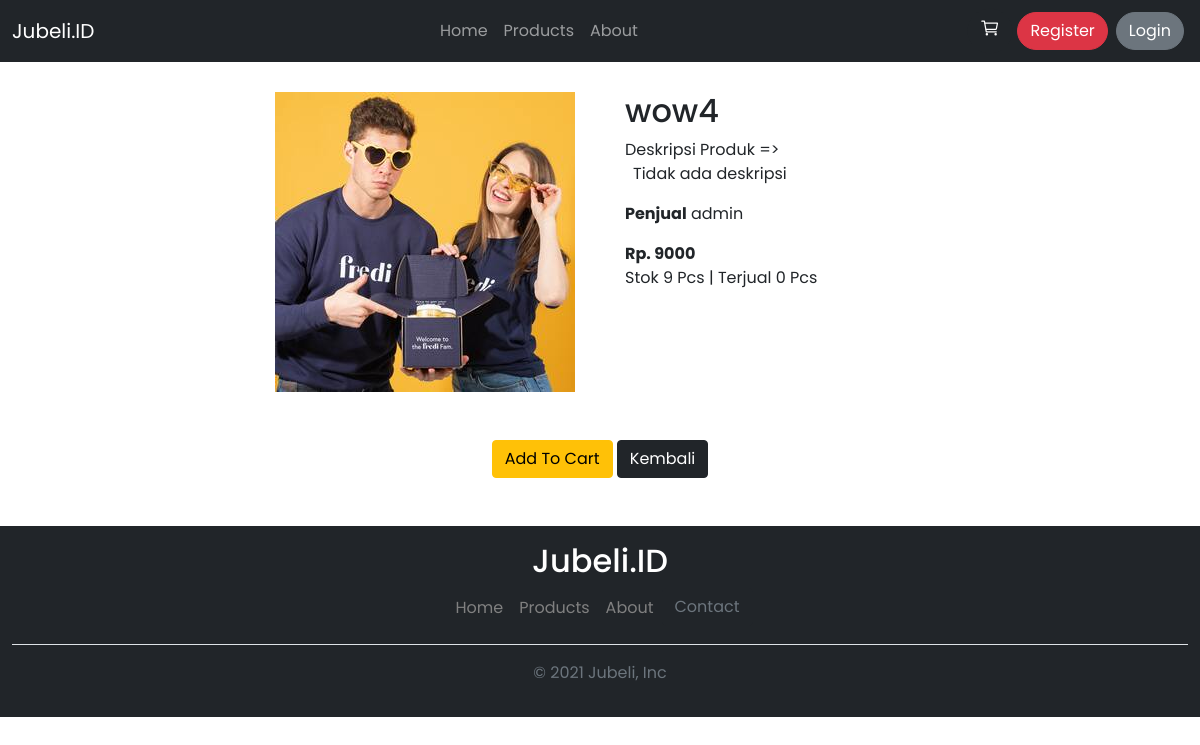
The app's page /?page=detail&id=4, older data.
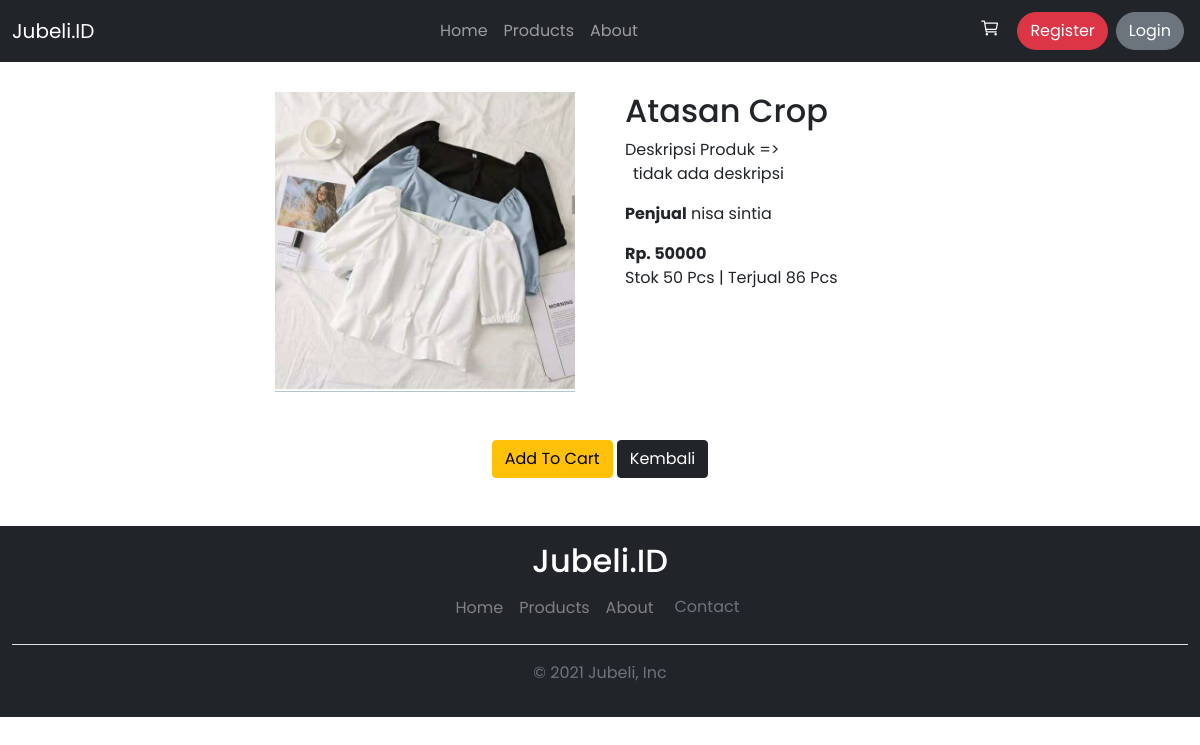
The same page, newer data.
### tables this page shows
CREATE TABLE `products` (
  `product_id` int(11) NOT NULL,
  `product_code` varchar(20) NOT NULL,
  `product_name` varchar(100) NOT NULL,
  `product_price` int(11) NOT NULL,
  `category` varchar(50) NOT NULL,
  `stok` int(11) NOT NULL,
  `user_id` int(11) NOT NULL,
  `gambar` varchar(100) NOT NULL,
  `sold` int(11) NOT NULL DEFAULT 0,
  `deskripsi` text NOT NULL
);

CREATE TABLE `users` (
  `user_id` int(11) NOT NULL,
  `username` varchar(16) NOT NULL,
  `password` varchar(255) NOT NULL,
  `full_name` varchar(50) NOT NULL,
  `status_id` int(11) NOT NULL,
  `saldo` int(11) NOT NULL DEFAULT 0
);

### components/c_functions.php (called while the page is built, shortened)
<?php
$database = mysqli_connect("localhost", "root", "", "tokomedia3");
function getResult($query)
{
    global $database;
    $raw = mysqli_query($database, $query);
    $collection = [];
    while ($data = mysqli_fetch_assoc($raw)) {
        $collection[] = $data;
    }
    return $collection;
}

### pages/product-detail/index.php (the view, shortened to what this page needs)
<?php
    if(isset($_GET['id'])){
        $id = $_GET['id'];
    } else {
        header("location:./");
    }
    $product = getResult("SELECT * FROM products WHERE product_id = $id")[0];
    $seller = getResult("SELECT full_name FROM users WHERE user_id =".$product['user_id'])[0];
    $infoUser = $_SESSION['loginData'];
?>
<div class="detail-container ">
    <img class="detail-main-image" src="./assets/img/<?= $product['gambar'] ?>" alt="<?= $product['product_name'] ?>">
    <div>
        <h2><?= $product['product_name'] ?></h2>
        <p>
            Deskripsi Produk => <br>
            <span class="ms-2 d-block">
                <?= $product['deskripsi'] ?>
            </span>
        </p>
        <p><b>Penjual</b> <?= $seller['full_name'] ?></p>
        <b>Rp. <?= $product['product_price'] ?></b>
        <div>
            <span>Stok <?= $product['stok'] ?> Pcs </span>|
            <span>Terjual <?= $product['sold'] ?> Pcs</span>
        </div>
    </div>
</div>
<div class="text-center mt-5">
    <a class="btn btn-warning <?= $class = $product['stok'] == 0 || $infoUser['user_id'] == $product['user_id'] ? 'd-none' : NULL ?>" href="./process/add-cart.process.php?product_id=<?= $product['product_id'] ?>">Add To Cart</a>
    <a href="<?= $link = isset($_GET['from']) ? './?page=products&tab=semua' : './' ?>" class="btn btn-dark">Kembali</a>
</div>

### index.php (shortened to what this page needs)
<?php
require './components/c_functions.php';
?>
<!DOCTYPE html>
<html lang="en">
<head>
    <?php include_once './components/c_meta_pack.php' ?>
</head>
<body>
    <div>
        <?php require_once './components/c_nav.php' ?>
    </div>
    <div>
        <?php include './components/c_pages.php' ?>
    </div>
    <div>
        <?php include './components/c_footer.php' ?>
    </div>
</body>
</html>

### components/c_meta_pack.php (shortened to what this page needs)
<link href="https://cdn.jsdelivr.net/npm/bootstrap@5.1.3/dist/css/bootstrap.min.css" rel="stylesheet">
<link rel="stylesheet" href="../../assets/css/style.css">
<link rel="stylesheet" href="./assets/css/style.css">

### components/c_nav.php (shortened to what this page needs)
<?php
  $where = 'home';
  if(isset($_GET['page'])){
    $where = $_GET['page'];
  }
  $btnControl = 'mustLogin';
?>
<nav class="navbar navbar-expand-sm navbar-dark bg-dark">
  <div class="container-fluid">
    <a class="navbar-brand" href="#">Jubeli.ID</a>
    <div class="collapse navbar-collapse" id="navbarNav">
      <ul class="navbar-nav ms-auto text-center">
        <li class="nav-item">
          <a class="nav-link <?= $class = $where == 'home' ? 'active' : NULL ?>" aria-current="page" href="?page=home">Home</a>
        </li>
        <li class="nav-item">
          <a class="nav-link <?= $class = $where == 'products' ? 'active' : NULL ?>" href="?page=products&tab=semua">Products</a>
        </li>
        <li class="nav-item">
          <a class="nav-link <?= $class = $where == 'about' ? 'active' : NULL ?>" href="?page=about">About</a>
        </li>
      </ul>
      <?php
        switch($btnControl){
          default:
            echo "
              <ul class='navbar-nav text-center ms-auto'>
                  <button class='btn btn-dark rounded-circle fs-5' onclick='mustLogin()'>
                        <ion-icon name='cart-outline'></ion-icon>
                  </button>
                  <li class='nav-item m-1'>
                      <a href='./pages/auth/?page=register' class='btn btn-danger rounded-pill'>Register</a>
                  </li>
                  <li class='nav-item m-1'>
                      <a href='./pages/auth/?page=login' class='btn btn-secondary rounded-pill'>Login</a>
                  </li>
              </ul>
            ";
        }
      ?>
    </div>
  </div>
</nav>

### components/c_pages.php (shortened to what this page needs)
<?php
$where = 'home';
if(isset($_GET['page'])){
    $where = $_GET['page'];
}
switch($where){
    case 'detail':
        include './pages/product-detail/index.php';
        break;
}

### components/c_footer.php (shortened to what this page needs)
<?php
  $where = 'home';
  if(isset($_GET['page'])){
    $where = $_GET['page'];
  }
?>
<div class="mt-5 py-3 bg-dark container-fluid">
    <h2 class="nav-brand text-center" style="color: white;">Jubeli.ID</h2>
    <ul class="nav justify-content-center border-bottom pb-3 mb-3">
      <li class="nav-item"><a style="color: <?= $class = $where == 'home' ? 'white' : 'grey' ?>;" href="?page=home" class="nav-link px-2">Home</a></li>
      <li class="nav-item"><a style="color: <?= $class = $where == 'products' ? 'white' : 'grey' ?>;" href="?page=products" class="nav-link px-2">Products</a></li>
      <li class="nav-item"><a style="color: <?= $class = $where == 'about' ? 'white' : 'grey' ?>;" href="?page=about" class="nav-link px-2">About</a></li>
      <li class="nav-item">
        <button type="button" class="btn btn-dark text-muted " data-bs-toggle="modal" data-bs-target="#exampleModal">
            Contact
        </button>
      </li>
    </ul>
    <p class="text-center text-muted">&copy; 2021 Jubeli, Inc</p>
</div>

### assets/css/style.css (style rules this page uses)
body { font-family: "poppins", sans-serif; }
.detail-container { margin-top: 30px; display: grid; grid-template-columns: 1fr 1fr; gap: 50px; }
.detail-container > img { justify-self: flex-end; }
.detail-main-image { display: block; width: 300px; }
.detail-container > div { justify-self: flex-start; }

Row changes from the older to the newer data that the page shows:
removed users: full_name "admin"
changed products: gambar: picture added in place of a placeholder; product_name "wow4" → "Atasan Crop"; deskripsi "Tidak ada deskripsi" → "tidak ada deskripsi"; product_price "9000" → "50000"; stok "9" → "50"; sold "0" → "86"
added users: full_name "nisa sintia"
